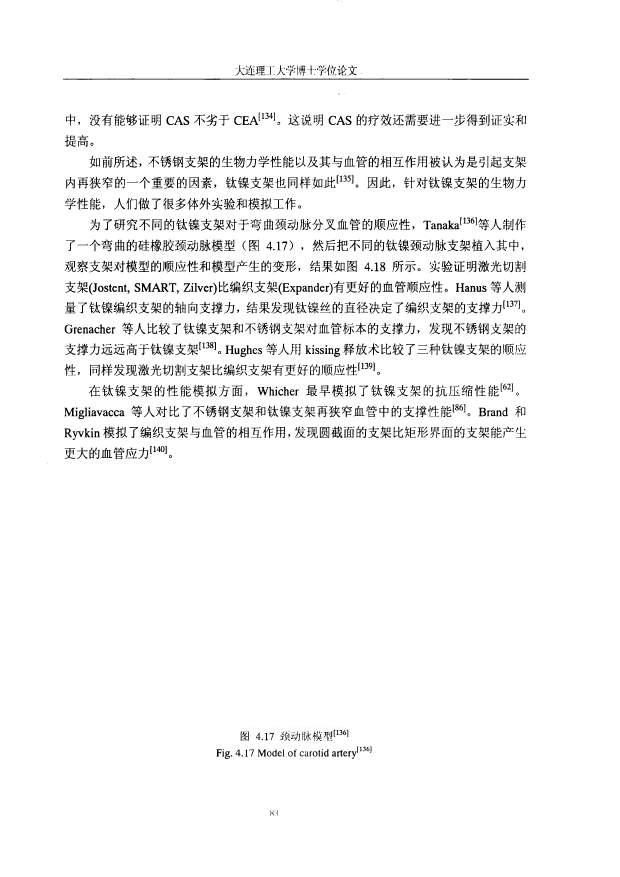
#> input picture make_training_labels/K47LYBN.framed.png, 2480 x 3507 px (shown at 1/4 size)
$ python data_pre_process.py
#> lines starting #> are read from the running program, lines starting #| are printed output that depends on the picture; after the words box and inside, x2 and y2 are one past the last pixel; in counts of white or black regions, pixels touching at a corner belong together
import cv2
import numpy as np
import os
import scipy.ndimage as ndi


def _get_text_line_image(image,line_label):
    x1 = line_label[0]
    y1 = line_label[1]
    x2 = line_label[2]
    y2 = line_label[3]
    h = y2-y1
    image_line = image[y1:y2, x1:x2]

    nlabels, labels, stats, centroids = cv2.connectedComponentsWithStats(image_line)

    image_connect = np.zeros(image_line.shape, dtype=np.uint8)


    for i in range(1, stats.shape[0]):
        x1 = stats[i, 0]
        y1 = stats[i, 1]
        x2 = stats[i, 2] + x1
        y2 = stats[i, 3] + y1
        image_connect[y1:y2, x1:x2] = 255


    image_anigauss = ndi.gaussian_filter(image_connect, sigma=[h/2, h], mode='constant', cval=0)
    image_line_center_index = np.argmax(image_anigauss, 0)

    image_center_gauss_index = ndi.gaussian_filter1d(image_line_center_index, sigma=h/3)
    for k in range(len(image_center_gauss_index)):
        image_anigauss[image_center_gauss_index[k], k] = 255

    image_bin2 = (np.uint8(image_anigauss)>254)*255.0

    kernel = np.ones((3, 3), np.uint8)
    image_dilation = cv2.dilate(image_bin2, kernel, iterations=3)
    temp = (np.uint8(image_dilation)>254)*255

    return temp


if __name__ == '__main__':
    image_name="K47LYBN.framed.png"
    image = cv2.imread(image_name, 0)
#> image is the input picture: shape (3507, 2480); min 0, max 255, mean 245.6
    _, image = cv2.threshold(image, 0, 255, cv2.THRESH_BINARY | cv2.THRESH_OTSU)
#> image: shape (3507, 2480); 96.3% white; 1344 black regions (139 under 20 px), largest, box (x1, y1, x2, y2) and area: (252, 314, 2116, 319) 6112, (565, 1132, 674, 1168) 1608, (504, 1042, 548, 1089) 903

    image = 255-image
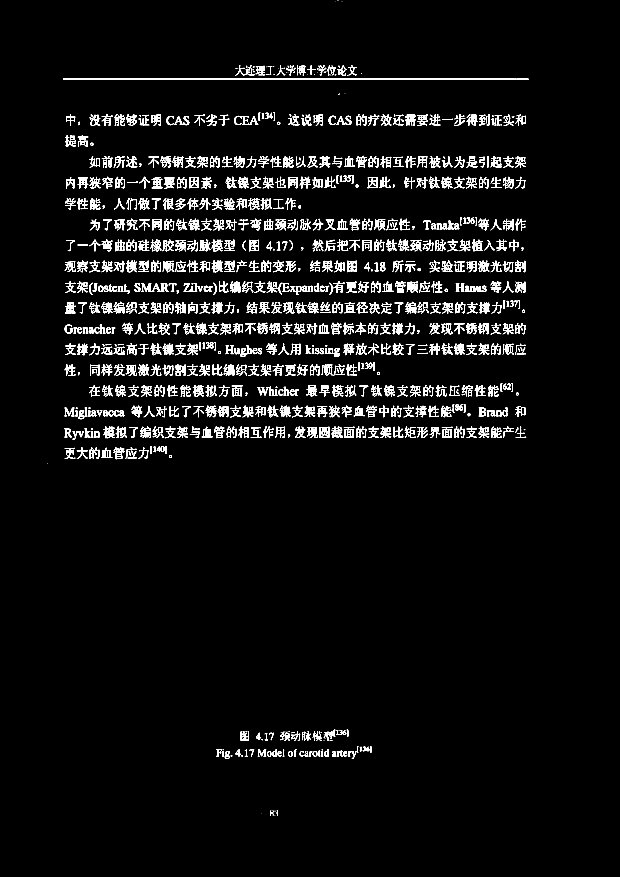
#> image: shape (3507, 2480) (shown at 1/4 size); 3.7% white; 1344 white regions (139 under 20 px), largest, box (x1, y1, x2, y2) and area: (252, 314, 2116, 319) 6112, (565, 1132, 674, 1168) 1608, (504, 1042, 548, 1089) 903
    label_image = np.zeros_like(image)
    text_file = os.path.splitext(image_name)[0]+'.txt'
#> (the run stopped early here; a loop or call above may not have finished)

$ run again, with make_training_labels/W001.png copied over make_training_labels/K47LYBN.framed.png
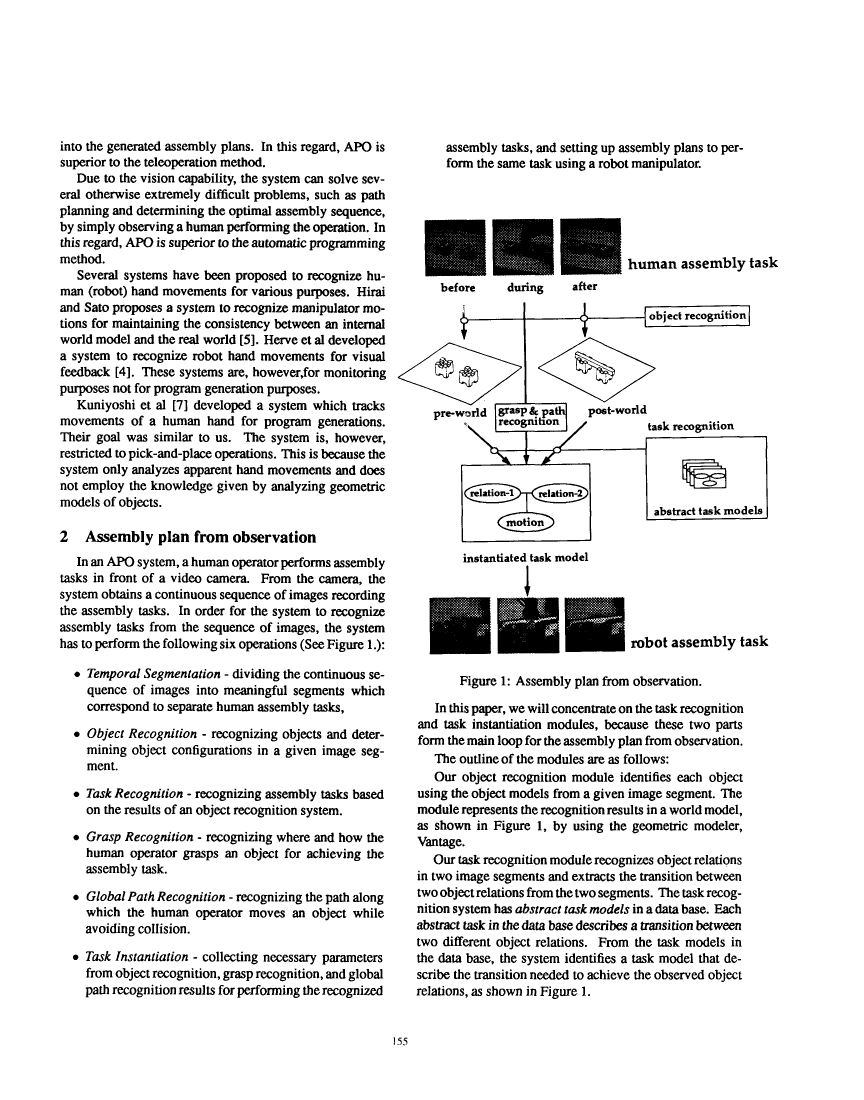
#> input picture make_training_labels/W001.png, 2592 x 3300 px (shown at 1/3 size)
#> `image = 255-image`:
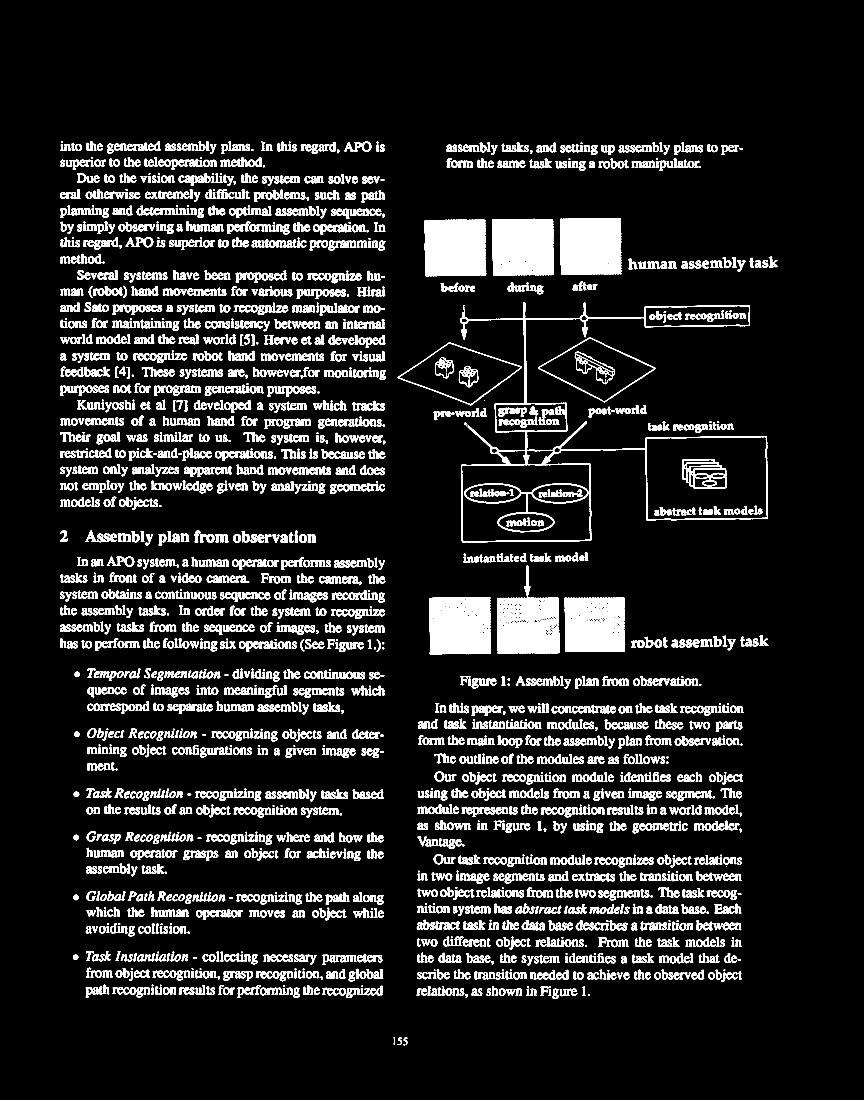
#> image: shape (3300, 2592) (shown at 1/3 size); 10.4% white; 2669 white regions (34 under 20 px), largest, box (x1, y1, x2, y2) and area: (1274, 659, 1459, 829) 29211, (1288, 1792, 1473, 1963) 28802, (1477, 656, 1662, 827) 28775
